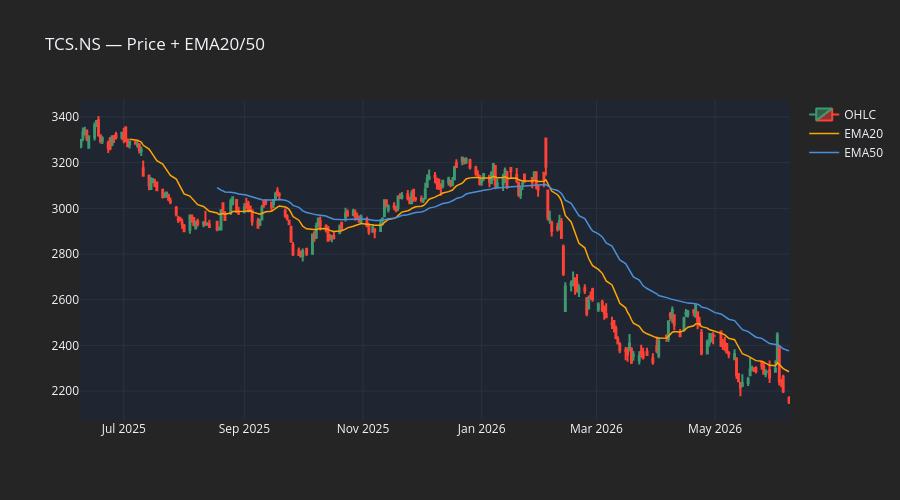

Notebook code cell kept with this figure:
### Code cell
# ── 2c. Price: Candlestick + EMA20 / EMA50 ────────────────────────────────
ema20 = EMAIndicator(close=df["Close"], window=20).ema_indicator()
ema50 = EMAIndicator(close=df["Close"], window=50).ema_indicator()

fig = make_subplots(rows=1, cols=1)
fig.add_trace(go.Candlestick(
    x=df.index, open=df["Open"], high=df["High"],
    low=df["Low"], close=df["Close"], name="OHLC",
))
fig.add_trace(go.Scatter(x=df.index, y=ema20, name="EMA20", line=dict(color="orange", width=1.5)))
fig.add_trace(go.Scatter(x=df.index, y=ema50, name="EMA50", line=dict(color="#4A90D9", width=1.5)))
fig.update_layout(
    title=f"{ticker} — Price + EMA20/50",
    xaxis_rangeslider_visible=False,
    height=500,
)
fig.show()

### Figure 1 — Plotly figure (JSON) as saved in the notebook; plotly's stock layout.template omitted (floating-point values rounded to 4 significant figures; data arrays with more than 128 entries replaced by an {"elided": "..."} marker saying what was removed)
{"data": [{"close": {"elided": "249 float values"}, "high": {"elided": "249 float values"}, "low": {"elided": "249 float values"}, "name": "OHLC", "open": {"elided": "249 float values"}, "type": "candlestick", "x": {"elided": "249 str values"}}, {"line": {"color": "orange", "width": 1.5}, "name": "EMA20", "type": "scatter", "x": {"elided": "249 str values"}, "y": {"elided": "249 float values"}}, {"line": {"color": "#4A90D9", "width": 1.5}, "name": "EMA50", "type": "scatter", "x": {"elided": "249 str values"}, "y": {"elided": "249 float values"}}], "layout": {"height": 500, "title": {"text": "TCS.NS — Price + EMA20/50"}, "xaxis": {"anchor": "y", "domain": [0, 1], "rangeslider": {"visible": false}}, "yaxis": {"anchor": "x", "domain": [0, 1]}}}
